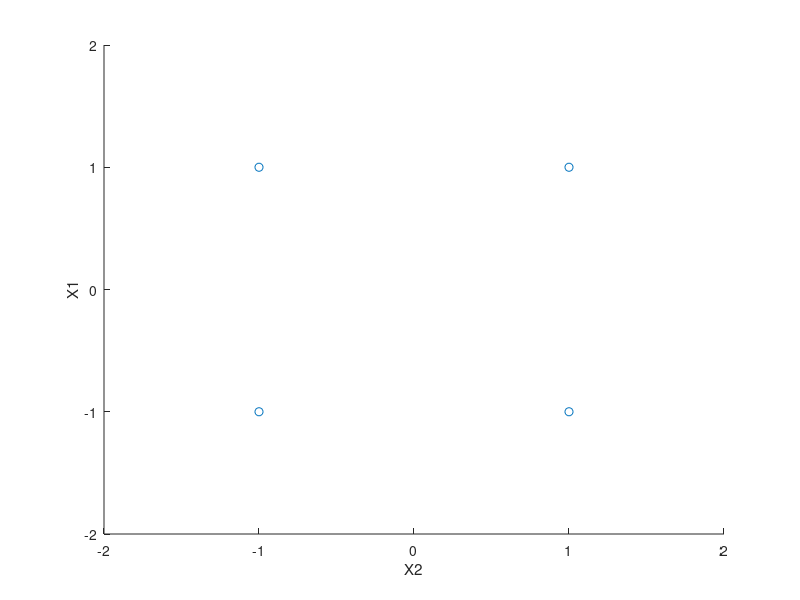

This figure's MATLAB source: (Note: this script raises an error after producing the figure.)
clear all,close all,clc
%cantidad de entradas
N_ENTRADAS = 2;
 
%  dataset binario para N entradas 
a = 0:(2^N_ENTRADAS)-1;
data_set = de2bi(a,'left-msb');

% salidas del dataset
data_set_outs = xor(data_set(:,1),data_set(:,2));

%reemplazo 0 por unos
data_set(data_set == 0) = -1;

data_set_outs = double(data_set_outs);
data_set_outs(data_set_outs == 0) = -1;

%%%%%%%%%%%%%%%%%%%%%%%%%%%%%%%%%%%%%%%%%%%%%%%%%%%%%%%%%%

%%%%-------MUESTRO EL DATASET------------------------------------------%%%

figure
hold on
plot(data_set(:,1),data_set(:,2),'o');
xlabel('X2')
ylabel('X1')
xlim([-2 2])
ylim([-2 2])

%%%---------------INICIALIZO LOS PERCEPTRONES------------------------------%%%

beta = 0.5;
n = 0.1;

PERCEPTRONES_ENTRADA = 2;
PERCEPTRON_SALIDA =1;

W_in = randn(PERCEPTRONES_ENTRADA,length(data_set(1,:))+1);
W_out = randn(PERCEPTRON_SALIDA,length(data_set(1,:))+1);

num_iteraciones = 0;
net_outputs = zeros(length(data_set_outs),1);

%%%--------------SELECCIONO FILAS ALEATORIAS DEL DATASET----------

while (immse(data_set_outs,net_outputs) > 0.0001)
        
        num_iteraciones = num_iteraciones + 1;
        filas = randperm(length(data_set(:,1)));

    for i = 1:length(filas);

        %%%---CALCULO H1 Y H2

        X_in = [data_set(filas(i),:) 1]'; %le concateno un 1 debido al modelo

        h = W_in*X_in; %h contiene h1 y h2

        v = tanh(h*beta);

        X_out = [v ;1]; %le concateno un 1 debido al modelo

        h_s = W_out*X_out;

        y = tanh(h_s*beta);

        delta_s = tang_prima(h_s,beta)*(data_set_outs(filas(i)) - y);

        delta_in = delta_s*tang_prima(h,beta).*W_out(1:2)';

        W_out = W_out + n*delta_s*[v ;1]';

        W_in = W_in + n*delta_in*X_in';
        
    end
    
    %calculo las salidas y ver el error cuadratico medio.
    net_outputs = get_outputs_from_NN( W_in, W_out, data_set );

end

%Imprimo las rectas de decision

t = -4:4;
plot(t,(-W_in(1,1)/W_in(1,2))*t - W_in(1,3)/W_in(1,2));
plot(t,(-W_in(2,1)/W_in(2,2))*t - W_in(2,3)/W_in(2,2));
disp('CANTIDAD DE ITERACIONES:')
disp(num_iteraciones);

